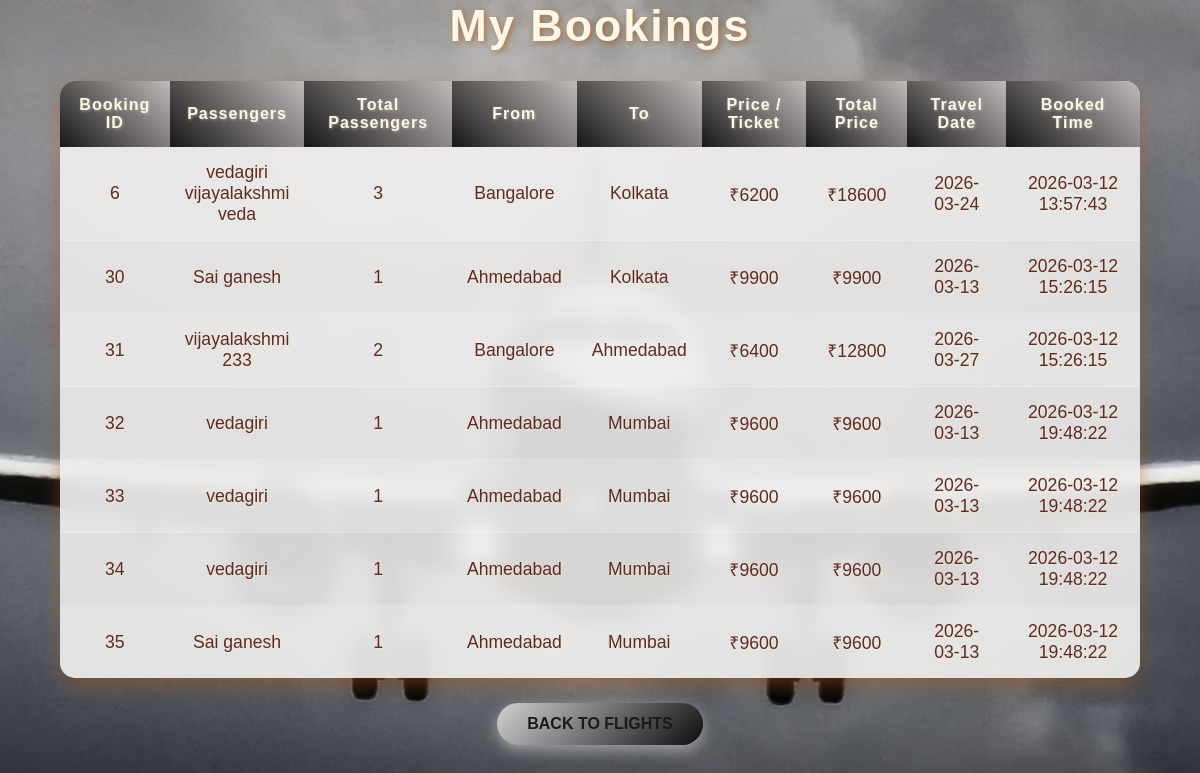
Page /bookings (signed in) on the committed database.
### main1.py (models this page shows)
class Booking(db.Model):
    id = db.Column(db.Integer, primary_key=True)
    flight_id = db.Column(db.Integer, db.ForeignKey('flight.id'), nullable=False)
    flight = db.relationship('Flight', backref=db.backref('bookings', lazy=True))
    passenger_names = db.Column(db.String(500), nullable=False)  # comma-separated
    travel_date = db.Column(db.String(20), nullable=False)
    username = db.Column(db.String(80), nullable=False)
    date_booked = db.Column(db.String(50), default=datetime.datetime.now().strftime("%Y-%m-%d %H:%M:%S"))

class Flight(db.Model):
    id = db.Column(db.Integer, primary_key=True)
    from_city = db.Column(db.String(50), nullable=False)
    to_city = db.Column(db.String(50), nullable=False)
    price = db.Column(db.Integer, nullable=False)
    seats_available = db.Column(db.Integer, nullable=False)

### main1.py (the view)
@app.route("/bookings")
def bookings():
    if "username" not in session:
        return redirect(url_for("login"))
    user_bookings = Booking.query.filter_by(username=session["username"]).all()
    return render_template("bookings.html", bookings=user_bookings, username=session["username"])

### templates/bookings.html (shortened to what this page needs)
<!DOCTYPE html>
<html>
<head>
    <link rel="stylesheet" href="{{ url_for('static', filename='bookings.css') }}">
</head>
<body>
<h1>My Bookings</h1>
<table>
    <tr>
        <th>Booking ID</th>
        <th>Passengers</th>
        <th>Total Passengers</th>
        <th>From</th>
        <th>To</th>
        <th>Price / Ticket</th>
        <th>Total Price</th>
        <th>Travel Date</th>
        <th>Booked Time</th>
    </tr>
    {% for booking in bookings %}
    <tr>
        <td>{{ booking.id }}</td>
        <td>
            {% for name in booking.passenger_names.split(',') %}
                {{ name }}<br>
            {% endfor %}
        </td>
        <td>{{ booking.passenger_names.split(',')|length }}</td>
        <td>{{ booking.flight.from_city }}</td>
        <td>{{ booking.flight.to_city }}</td>
        <td>₹{{ booking.flight.price }}</td>
        <td>₹{{ booking.flight.price * (booking.passenger_names.split(',')|length) }}</td>
        <td>{{ booking.travel_date }}</td>
        <td>{{ booking.date_booked }}</td>
    </tr>
    {% endfor %}
</table>
<a href="{{ url_for('home') }}" class="back-btn">Back to Flights</a>
</body>
</html>

### static/bookings.css (style rules this page uses)
* { margin: 0; padding: 0; box-sizing: border-box; font-family: 'Poppins', sans-serif; }
body { color: #fff7e6; text-align: center; min-height: 100vh; overflow-x: hidden; display: flex; flex-direction: column; align-items: center; background: url('images/index.jpg') no-repeat center center fixed; background-size: cover; position: relative; }
h1 { font-size: 2.8rem; margin-bottom: 30px; color: #fff7e6; letter-spacing: 2px; text-shadow: 2px 2px 6px rgba(160, 90, 30, 0.7); text-align: center; }
table { width: 90%; border-collapse: collapse; background: rgba(238, 236, 234, 0.9); backdrop-filter: blur(8px); border-radius: 15px; overflow: hidden; box-shadow: 0 8px 20px rgba(160, 90, 30, 0.5); display: block; overflow-x: auto; }
th { background: linear-gradient(45deg, #181717, #c0baba); color: #fff7e6; font-weight: 700; letter-spacing: 1px; text-shadow: 1px 1px 3px rgba(184, 180, 176, 0.7); padding: 15px; text-align: center; }
td { color: #5a2b2b; text-shadow: 1px 1px 2px rgba(255, 236, 200, 0.7); padding: 15px; text-align: center; border-bottom: 1px solid rgba(255, 255, 255, 0.2); font-size: 1.1rem; }
tr:nth-child(even) { background-color: rgba(255, 255, 255, 0.15); }
tr:last-child td { border-bottom: none; }
.back-btn { display: inline-block; text-align: center; padding: 12px 30px; margin-top: 25px; border-radius: 25px; font-weight: 600; color: #1a1a1a; background: linear-gradient(135deg, #d3d2d0, #0e0d0d); text-decoration: none; box-shadow: 0 5px 15px rgba(241, 237, 237, 0.5); transition: all 0.3s ease; text-transform: uppercase; }

### rows in the picture
Booking: id "6", name "vedagiri" "vijayalakshmi" "veda", passenger_names.split|length "3", flight.from_city "Bangalore", flight.to_city "Kolkata", flight.price "6200", flight|length "18600", travel_date "2026-03-24", date_booked "2026-03-12 13:57:43"
Booking: id "30", passenger_names "Sai ganesh", passenger_names.split|length "1", flight.from_city "Ahmedabad", flight.to_city "Kolkata", flight.price "9900", flight|length "9900", travel_date "2026-03-13", date_booked "2026-03-12 15:26:15"
Booking: id "31", name "vijayalakshmi" "233", passenger_names.split|length "2", flight.from_city "Bangalore", flight.to_city "Ahmedabad", flight.price "6400", flight|length "12800", travel_date "2026-03-27", date_booked "2026-03-12 15:26:15"
Booking: id "32", passenger_names "vedagiri", passenger_names.split|length "1", flight.from_city "Ahmedabad", flight.to_city "Mumbai", flight.price "9600", flight|length "9600", travel_date "2026-03-13", date_booked "2026-03-12 19:48:22"
Booking: id "33", passenger_names "vedagiri", passenger_names.split|length "1", flight.from_city "Ahmedabad", flight.to_city "Mumbai", flight.price "9600", flight|length "9600", travel_date "2026-03-13", date_booked "2026-03-12 19:48:22"
Booking: id "34", passenger_names "vedagiri", passenger_names.split|length "1", flight.from_city "Ahmedabad", flight.to_city "Mumbai", flight.price "9600", flight|length "9600", travel_date "2026-03-13", date_booked "2026-03-12 19:48:22"
Booking: id "35", passenger_names "Sai ganesh", passenger_names.split|length "1", flight.from_city "Ahmedabad", flight.to_city "Mumbai", flight.price "9600", flight|length "9600", travel_date "2026-03-13", date_booked "2026-03-12 19:48:22"
